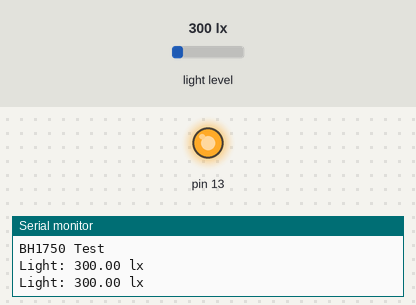
A sketch run on a simulated Arduino Uno, built with avr-gcc and run on an emulated ATmega328P. On the bench: output pins drawn as LEDs (lit = HIGH), the last lines printed to the serial monitor. Inputs (shaded band) come from the test bench; at power-on: light level 300 lx.

Above: at 1.8 s.
1.9 s: light level set to 78 lx
3.4 s: light level set to 63 lx
At 5.2 s:
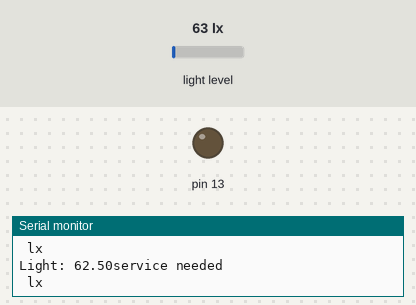
5.5 s: light level set to 500 lx
At 6.9 s:
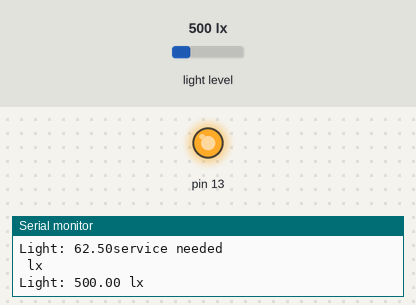
7.5 s: light level set to 40 lx
At 8.5 s:
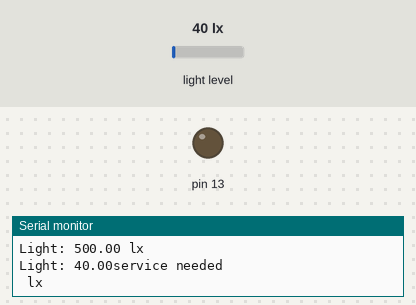
Timing chart, 0 to 10.5 s (numbered marks = the images above; inputs shaded):
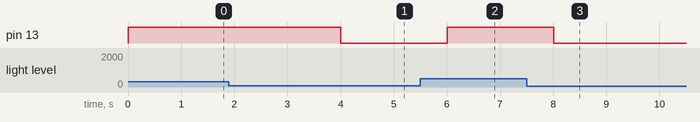

The sketch:

smart_ac_sensor.ino
```cpp
#include <Wire.h>
#include <BH1750.h>

BH1750 lightMeter;

void setup(){

  Serial.begin(9600);

  // Initialize the I2C bus (BH1750 library doesn't do this automatically)
  // On esp8266 devices you can select SCL and SDA pins using Wire.begin(D4, D3);
  Wire.begin();
  pinMode(13,OUTPUT);
  lightMeter.begin();
  Serial.println(F("BH1750 Test"));

}

void loop() {

  float lux = lightMeter.readLightLevel();
  Serial.print("Light: ");
  Serial.print(lux);
  if(lux<=70){
    Serial.println("service needed");
    digitalWrite(13,LOW);
    }
  else{
    digitalWrite(13,HIGH);
    }
  Serial.println(" lx");
  delay(1000);

}
```

Measured:
- the behaviour switches between 71 and 70 lx on light level (found by bisection; images 0 and 1)
- after the input at 3.4 s, pin 13: HIGH → LOW after 0.61 s
- after the input at 5.5 s, pin 13: LOW → HIGH after 0.51 s
- after the input at 7.5 s, pin 13: HIGH → LOW after 0.51 s
